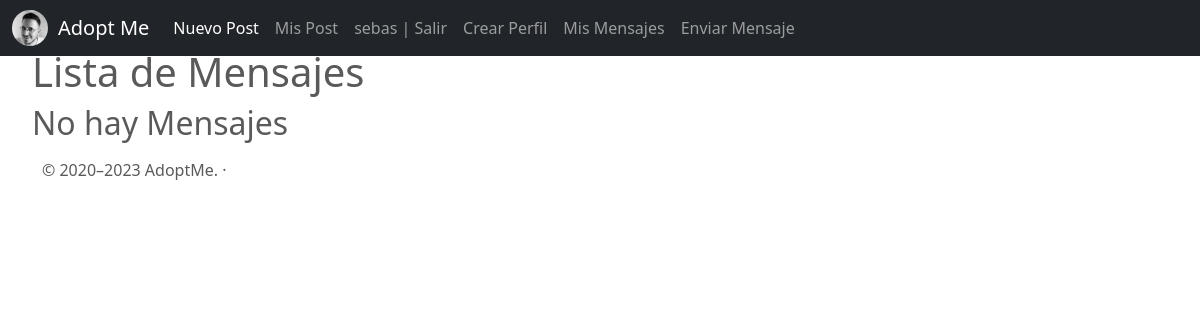
Page /mensaje/list (signed in) on the earlier database version.
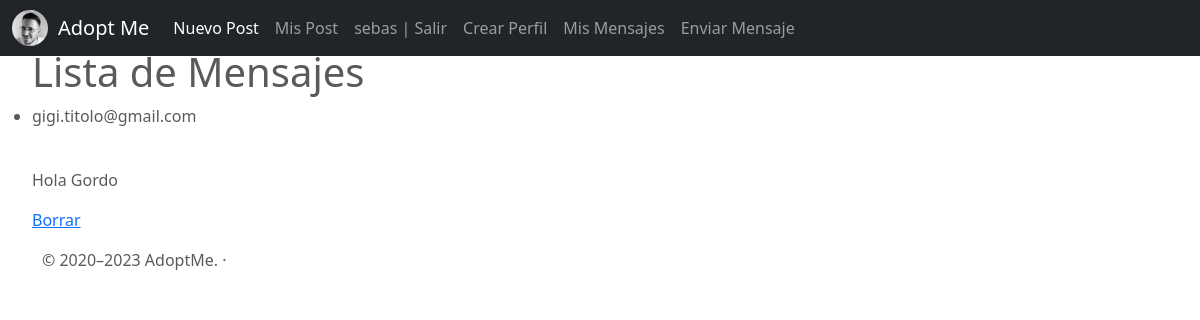
Same page on the later database version.
### AdoptMe/models.py (models this page shows)
class Mensaje(models.Model):
    mensaje = models.TextField(max_length=1000)
    email = models.EmailField()
    destinatario = models.ForeignKey(to=User, on_delete=models.CASCADE, related_name="destinatario")

### AdoptMe/views.py (the view)
# urls.py: path('mensaje/list', MensajeList.as_view(), name="mensaje-list"),
class  MensajeList(LoginRequiredMixin, ListView):
    model = Mensaje
    context_object_name = "mensajes"
    def get_queryset(self):
        return Mensaje.objects.filter(destinatario=self.request.user.id).all()

### AdoptMe/templates/AdoptMe/mensaje_list.html
{% extends "AdoptMe/base.html" %}
{% block main %}<ul>
    <h1> Lista de Mensajes</h1>
    {% if  not mensajes %}
        <h2>No hay Mensajes</h2>
    {%endif %}
    {% for mensaje in mensajes  %}
    <li>
        <p>{{mensaje.email}}</p>
        <br>
        <p>{{mensaje.mensaje}}</p>
        {% if user.is_authenticated and mensaje.destinatario == user %}
            <a href="{% url 'mensaje-delete' mensaje.id %}" > Borrar</a>
        {% endif %}
    </li>
    {% endfor %}
    </ul>
{% endblock %}

Differences in the rows shown:
added Mensaje: email "gigi.titolo@gmail.com", mensaje "Hola Gordo", shows "Borrar"
Other differences:
text no longer shown: "No hay Mensajes"
